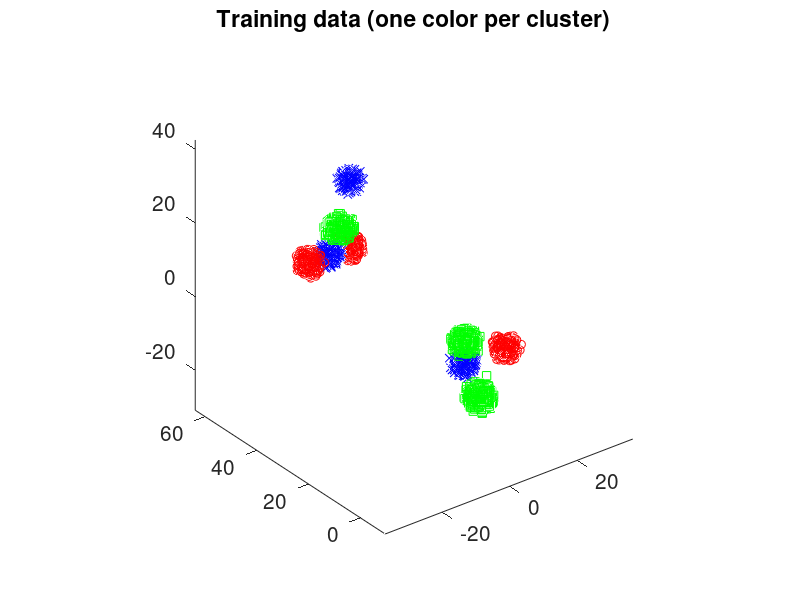

Here is the MATLAB script that generated this plot: (Note: this script raises an error after producing the figure.)
close all;

d = 3; % input space dimensionality
T = 1000; % minimum number of examples per subcluster

nb_classes = 3; % number of ground truth categories
K = nb_classes; % number of desired clusters
noisy = true; % the experiment corresponds to Table 2 if noisy = true, and to Table 3 otherwise

same_cluster_size = false; % if same_cluster_size = true and noisy = true, the experiment corresponds to Table 1
if same_cluster_size
    defined_size_1 = T;
    defined_size_2 = T;
    defined_size_3 = T;
else
    defined_size_1 = T;
    defined_size_2 = 2*T;
    defined_size_3 = 4*T;
end

%%%
% Creation of the training dataset
%%%

u = zeros(2*T*K,K); 
space = 6;
double_space = 10*space;

C1_1 = repmat([-space,0,0],defined_size_1,1); % Creation of the first subcluster of the first category with T observations
C1_2 = repmat([0, double_space,0],defined_size_1,1); % Creation of the second subcluster of the first category with T observations
C1_3 = repmat([space, double_space,space*3],defined_size_1,1); % Creation of the third subcluster of the first category with T observations
C2_1 = repmat([space,0,0],defined_size_2,1); % Creation of the first subcluster of the second category with 2T observations
C2_2 = repmat([space,double_space,0],defined_size_2,1); % Creation of the second subcluster of the second category with 2T observations
C2_3 = repmat([-space,double_space,0],defined_size_2,1); % Creation of the third subcluster of the second category with 2T observations
C3_1 = repmat([space*0.5,double_space,space],defined_size_3,1); % Creation of the first subcluster of the third category with 4T observations
C3_2 = repmat([-space,0,space],defined_size_3,1); % Creation of the second subcluster of the third category with 4T observations
C3_3 = repmat([-space,-space,-space],defined_size_3,1); % Creation of the third subcluster of the third category with 4T observations


if ~noisy
    noisy = 0.5;
end

X1_1 = noisy * randn(defined_size_1,d)+ C1_1; % Inclusion of normally distributed noise
X1_2 = noisy * randn(defined_size_1,d)+ C1_2; % Inclusion of normally distributed noise
X1_3 = noisy * randn(defined_size_1,d)+ C1_3; % Inclusion of normally distributed noise
X2_1 = noisy * randn(defined_size_2,d)+ C2_1; % Inclusion of normally distributed noise
X2_2 = noisy * randn(defined_size_2,d)+ C2_2; % Inclusion of normally distributed noise
X2_3 = noisy * randn(defined_size_2,d)+ C2_3; % Inclusion of normally distributed noise
X3_1 = noisy * randn(defined_size_3,d)+ C3_1; % Inclusion of normally distributed noise
X3_2 = noisy * randn(defined_size_3,d)+ C3_2; % Inclusion of normally distributed noise
X3_3 = noisy * randn(defined_size_3,d)+ C3_3; % Inclusion of normally distributed noise
figure1 = figure;
plot3(X1_1(:,1), X1_1(:,2), X1_1(:,3), 'bx',X1_2(:,1), X1_2(:,2), X1_2(:,3), 'bx',X1_3(:,1), X1_3(:,2), X1_3(:,3), 'bx',X2_1(:,1), X2_1(:,2), X2_1(:,3), 'ro',X2_2(:,1), X2_2(:,2), X2_2(:,3), 'ro',X2_3(:,1), X2_3(:,2), X2_3(:,3), 'ro',X3_1(:,1), X3_1(:,2), X3_1(:,3), 'gs',X3_2(:,1), X3_2(:,2), X3_2(:,3), 'gs',X3_3(:,1), X3_3(:,2), X3_3(:,3), 'gs');
axis equal
set(gca,'FontSize',15)  
title('Training data (one color per cluster)')


size_1 = size(C1_1,1) + size(C1_2,1) + size(C1_3,1);
size_2 = size(C2_1,1) + size(C2_2,1) + size(C2_3,1);
size_3 = size(C3_1,1) + size(C3_2,1) + size(C3_3,1);


X = [X1_1;X1_2;X1_3;X2_1;X2_2;X2_3;X3_1;X3_2;X3_3];

Y = sparse((1:size(X,1)),[ones(size_1,1);repmat(2,size_2,1);repmat(3,size_3,1)],1,size(X,1),K);
Y = full(Y);

rand_indices = randperm(size(X,1));
is_training = rand_indices <= 15000;
X_train = X(is_training,:);
X_test = X(~is_training,:);

Y_train = Y(is_training,:);
Y_test = Y(~is_training,:);

save('saved_data/X_train.txt', 'X_train', '-ascii');
save('saved_data/X_test.txt', 'X_test', '-ascii');
save('saved_data/Y_train.txt', 'Y_train', '-ascii');
save('saved_data/Y_test.txt', 'Y_test', '-ascii');
